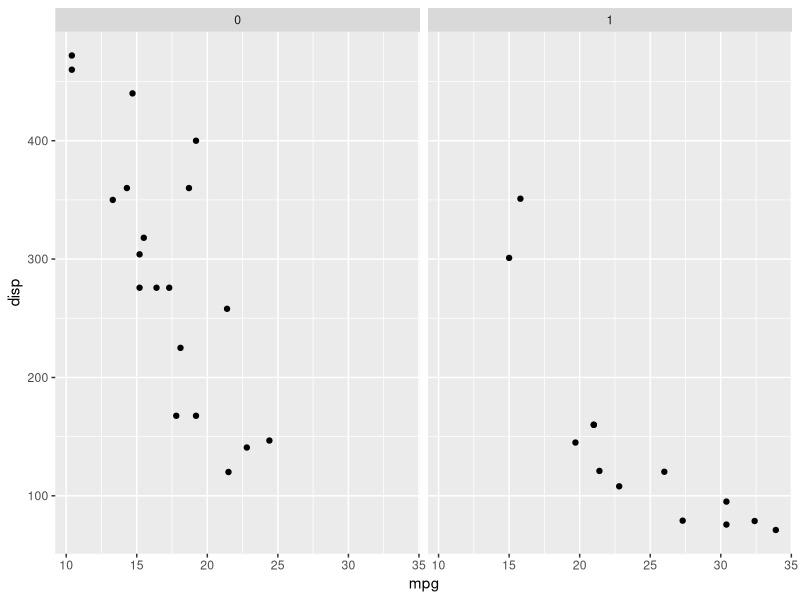

Write the R code that produced this figure.
## ---- chunk 1
knitr::opts_chunk$set(echo = TRUE, fig.align = 'center')
library(ggplot2)
## ---- chunk 2
ggplot(data = mtcars) +                           
  geom_point(mapping = aes(x = mpg, y = disp),  
             stat = 'identity',
             position = 'identity') +
  coord_cartesian() + 
  facet_grid(~am)
